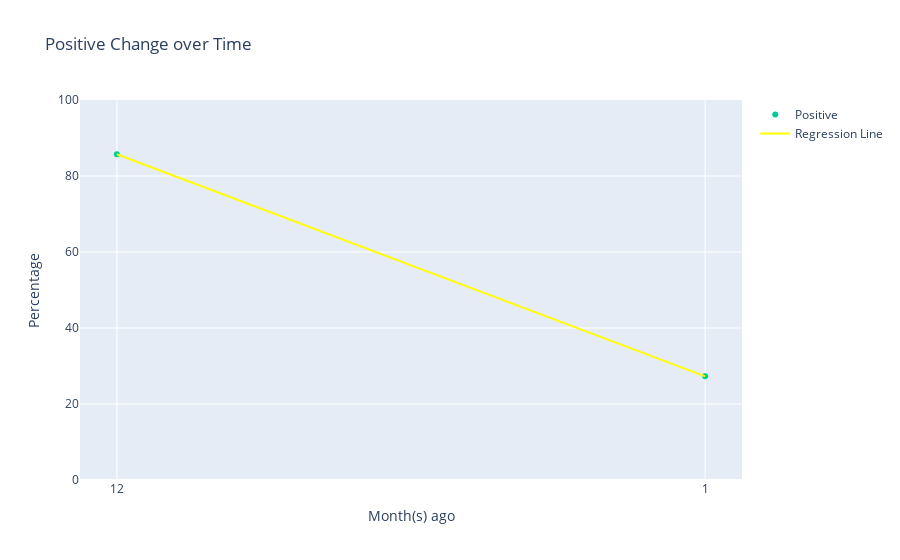

The notebook cell saved with this chart:
### Markdown cell above
## Subgraph

### Code cell
y_values = df_groupby_date_label['POSITIVE']/df_groupby_date_label['TOTAL']*100

x_numeric = np.arange(len(df_groupby_date_label.index)).reshape(-1, 1)

model = LinearRegression()
model.fit(x_numeric, y_values)
line = model.predict(x_numeric)

hover_text = ['Y: {:.2f}%<br>Percent Change with previous month: {:.2f}%<br>Absolute Change with previous month: {:.2f}%'.format(y_values[i], (y_values[i]-y_values[i-1])/y_values[i-1]*100, y_values[i]-y_values[i-1]) if y_values[i]-y_values[i-1] <= 0 else 'Y: {:.2f}%<br>Percent Change with previous month: +{:.2f}%<br>Absolute Change with previous month: +{:.2f}%'.format(y_values[i], (y_values[i]-y_values[i-1])/y_values[i-1]*100, y_values[i]-y_values[i-1]) for i in range(1, len(y_values))]
hover_text.insert(0, 'Y: '+"{:.2f}".format(y_values[0])+'%<br>Percent Change with previous month: 0%<br>Absolute Change with previous month: 0%')

fig2 = go.Figure()
fig2.add_trace(go.Scatter(x=df_groupby_date_label.index,
                         y=y_values,
                         mode='markers',
                         marker=dict(color='#00cc96'),
                         name='Positive',
                         text=hover_text,
                         hovertemplate='%{text}<extra></extra>'))

fig2.add_trace(go.Scatter(x=df_groupby_date_label.index,
                         y=line,
                         mode='lines',
                         line=dict(color='yellow'),
                         name='Regression Line',
                         text=['Percentage Change over the whole period: {:.2f}%'.format(line[-1]-line[0]) if (line[-1]-line[0]) <= 0 else 'Percentage Change over the whole period: +{:.2f}%'.format(line[-1]-line[0])  for i in range(len(y_values))],
                         hovertemplate='%{text}<extra></extra>'))

fig2.update_layout(title='Positive Change over Time', xaxis_title='Month(s) ago', yaxis_title='Percentage', yaxis_range=[0,100])
fig2.show()

### Figure 1 — Plotly figure (JSON) as saved in the notebook; plotly's stock layout.template omitted (floating-point values rounded to 4 significant figures)
{"data": [{"hovertemplate": "%{text}<extra></extra>", "marker": {"color": "#00cc96"}, "mode": "markers", "name": "Positive", "text": ["Y: 85.71%<br>Percent Change with previous month: 0%<br>Absolute Change with previous month: 0%", "Y: 27.27%<br>Percent Change with previous month: -68.18%<br>Absolute Change with previous month: -58.44%"], "type": "scatter", "x": ["12", "1"], "y": [85.71, 27.27]}, {"hovertemplate": "%{text}<extra></extra>", "line": {"color": "yellow"}, "mode": "lines", "name": "Regression Line", "text": ["Percentage Change over the whole period: -58.44%", "Percentage Change over the whole period: -58.44%"], "type": "scatter", "x": ["12", "1"], "y": [85.71, 27.27]}], "layout": {"title": {"text": "Positive Change over Time"}, "xaxis": {"title": {"text": "Month(s) ago"}}, "yaxis": {"range": [0, 100], "title": {"text": "Percentage"}}}}
